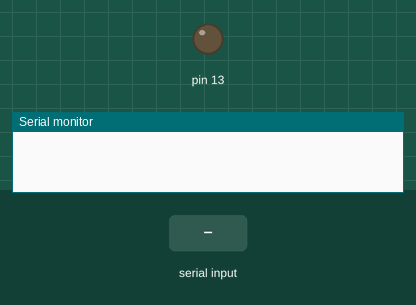
The sketch below on a simulated Arduino Uno, built for the host (arithmetic inside an expression is 32-bit, double 64-bit). On the bench: output pins drawn as LEDs (lit = HIGH), the last lines printed to the serial monitor. The test bench sets the inputs (shaded band).

Above: at 1.2 s.
1.3 s: "a" received over Serial
At 2.4 s:
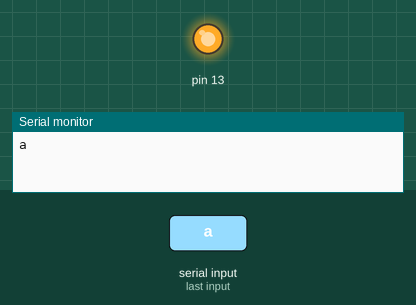
2.8 s: "b" received over Serial
At 3.5 s:
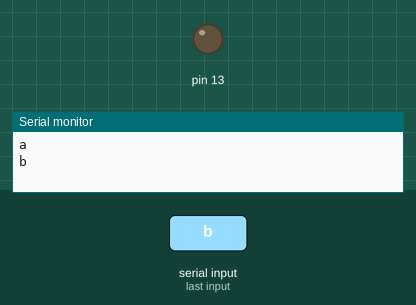
Timing chart, 0 to 5.8 s (numbered marks = the images above; inputs shaded):
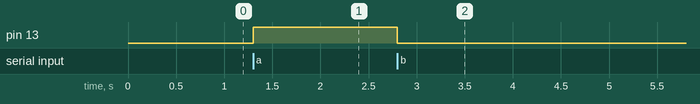

The sketch:

Bluetooth1.ino
```cpp
/*
Arduino Turn LED On/Off using Serial Commands
Created April 22, 2015
Hammad Tariq, Incubator (Pakistan)

It's a simple sketch which waits for a character on serial
and in case of a desirable character, it turns an LED on/off.

Possible string values:
a (to turn the LED on)
b (tor turn the LED off)
*/

char junk;
String inputString="";

void setup()                    // run once, when the sketch starts
{
 Serial.begin(4800);            // set the baud rate to 9600, same should be of your Serial Monitor
 pinMode(13, OUTPUT);
}

void loop()
{
  if(Serial.available()){
  while(Serial.available())
    {
      char inChar = (char)Serial.read(); //read the input
      inputString += inChar;        //make a string of the characters coming on serial
    }
    Serial.println(inputString);
    while (Serial.available() > 0)
    { junk = Serial.read() ; }      // clear the serial buffer
    if(inputString == 'a'){         //in case of 'a' turn the LED on
      digitalWrite(13, HIGH);
    }else if(inputString ==  'b'){   //incase of 'b' turn the LED off
      digitalWrite(13, LOW);
    }
    inputString = "";
  }
}
```

Measured:
- after the input at 1.3 s, pin 13: LOW → HIGH at once
- after the input at 2.8 s, pin 13: HIGH → LOW at once
